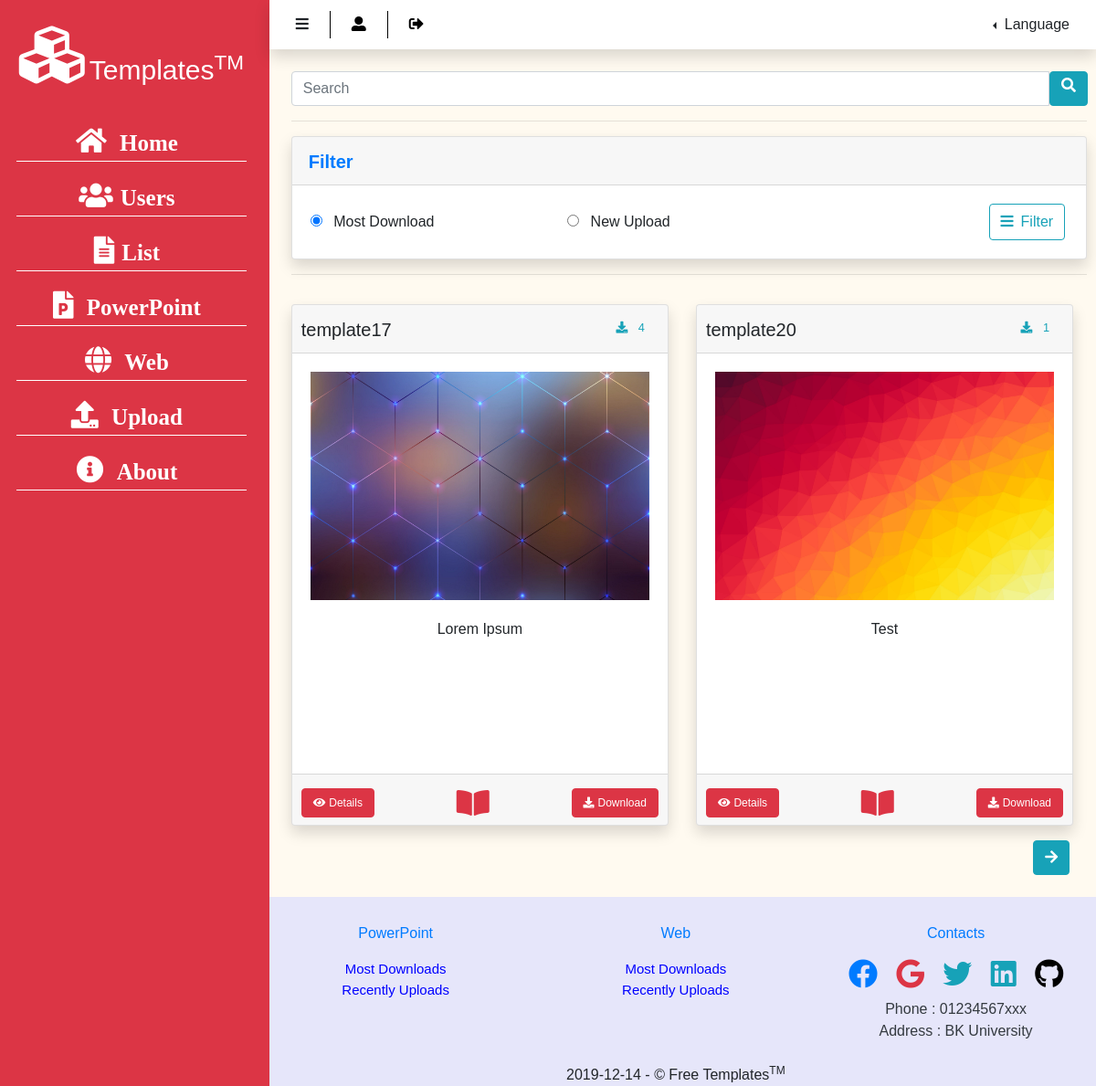
Screenshot of /powerpoint/page1&dls (signed in) with the database file from the repository.
### tables this page shows
CREATE TABLE `template` (
  `id` int(11) NOT NULL,
  `name` varchar(100) NOT NULL,
  `type` varchar(20) NOT NULL DEFAULT 'web',
  `uploader` int(11) NOT NULL,
  `downloads` int(10) DEFAULT 0,
  `description` mediumtext DEFAULT NULL,
  `upload_date` date DEFAULT curdate()
);

### model/template.php (the view, shortened to what this page needs)
<?php
    class template{
        private $table_name;
        private $conn;
        public function __construct($conn, $template_table = "template")
        {
            $this->table_name = $template_table;
            $this->conn = $conn;
        }
        function get($type, $limit, $offset, $mode){
            if($mode=="dls"){
                $sql = "select * from $this->table_name where type = '$type' order by downloads desc limit $limit offset $offset";
            }else{
                $sql = "select * from $this->table_name where type = '$type' order by upload_date desc  limit $limit offset $offset";
            }
            return mysqli_query($this->conn,$sql);
        }
        function getByType($type){
            $sql = "select * from $this->table_name where type ='$type'";
            return mysqli_query($this->conn,$sql);
        }
        static function render_ppt($result, $i){
            $name = $result["name"];
            $download = $result["downloads"];
            $path = "/assignment/image/preview/".$result["type"]."/".$name."/img1.jpg";
            $description = $result["description"];
            echo("<div class='col-xl-6 col-lg-6 col-mb-6 col-sm-12 pt-3'>
                        <div class='card shadow'>
                            <div class='card-header'>
                                <div class='row'>
                                    <div class='col-6 w-haft'>
                                        <h5 id='tp-name-$i'>$name</h5>
                                    </div>
                                    <div class='col-6 w-haft justify-content-end'>
                                        <small class='text-info'><i class='fa fa-download mr-2'></i> $download</small>
                                    </div>
                                </div>
                        </div>
                        <div class='card-body card-body-fixed'>
                            <img src='$path' alt='?' class='image-holder'>
                            <div class='description text-center'>
                                <p>$description</p>
                            </div>
                        </div>
                        <div class='card-footer text-center'>
                            <a class='btn btn-danger float-left item' href='/assignment/ppt-preview/$name'>
                                <i class='fas fa-eye pr-1'></i>Details
                            </a>
                            <i class='text-center fa fa-book-open fa-2x icon-danger'></i>
                            <a class='btn btn-danger float-right item' data-toggle='modal' data-target='#download-modal' id='download-btn-$i'>
                                <i class='fas fa-download pr-1'></i>Download
                            </a>
                        </div>
                    </div>
                </div>");
        }
    }

### template/powerpoint.php (shortened to what this page needs)
<!DOCTYPE html>
<html lang="en">
<head>
    <link href="/assignment/static/vendor/bootstrap/bootstrap.css" rel="stylesheet" type="text/css"/>
    <link href="/assignment/static/vendor/font-awesome/css/all.css" rel="stylesheet" type="text/css"/>
    <link href="/assignment/static/css/main.css" rel="stylesheet" type="text/css">
</head>
<body>
<div class="content shadow ml-2">
    <div class="row">
        <div class="col-sm-12 col-mb-3 col-lg-3 col-xl-3 sidebar bg-danger" id="sidebar">
            <?php
                include("fragment/sidebar.php");
            ?>
        </div>
        <div class="col-sm-12 col-mb-9 col-lg-9 col-xl-9 content" id="content">
            <?php
                include("fragment/topbar.php");
            ?>
            <div class="main-content my-4 ml-4">
                <?php
                    include_once("fragment/filter.php");
                    echo("<div class='row'>");
                    for($j=0;$j<$i;$j++){
                        template::render_ppt($templates["$j"],$j);
                    }
                    echo("</div>");
                    echo "<div class='row pt-3'>";
                    if($page>1){
                        $prev = $page-1;
                        echo "<div class='col-1'><a class='btn btn-info' href='/assignment/powerpoint/page$prev&$mode'><i class='fa fa-arrow-left icon-white'></i></a></div>";
                    }else{
                        echo "<div class='col-1'><a></a></div>";
                    }
                    if($r-($limit+$offset)>0){
                        $next = $page+1;
                        echo "<div class='col-10'></div>";
                        echo "<div class='col-1'>
                                    <a class='btn btn-info' href='/assignment/powerpoint/page$next&$mode'>
                                        <i class='fa fa-arrow-right icon-white'></i>
                                    </a>
                            </div>";
                    }
                    echo "</div>";
                ?>
            </div>
            <?php
                include("fragment/footer.php");
            ?>
        </div>
    </div>
</div>
</body>
</html>

### static/css/main.css (style rules this page uses)
* { box-sizing: border-box; }
body { height: 100%; font-family: "Geometr212 BkCn BT" ,sans-serif; }
html { scroll-behavior: smooth; }
.content { display: flex; background-color: floralwhite; padding: 0; flex-direction: column; }
.sidebar { padding: 0 15px 200px 15px; }
.item { text-align: center; color: lightgray; }
.w-haft { display: inline-flex; width: 50% !important; flex-direction: row; }
.main-content { flex: 1 0 auto; margin: 20px 10px 10px 10px; }
.card-header,.card-footer { padding: 15px 10px 5px 10px !important; }
.image-holder { height: 250px; max-width: 100%; width: max-content; max-height: 100%; transition: 1s; }
img { max-width: 100%; max-height: 100%; }
.description { margin-top: 20px; overflow-y: hidden; transition: 1s; height: 150px; }
a.normal-text, a.item { text-decoration: none !important; color: white !important; }
a.item { font-size: 12px; }
i.icon-danger { color: #dc3545 !important; }
i.icon-white { color: white !important; }
.row { margin-right: 0; }

### rows the page displays
template: name "template17", downloads "4", type+name (picture), description "Lorem Ipsum"
template: name "template20", downloads "1", type+name (picture), description "Test"

### other values shown
$l->{"home"} "Home"
$l->{"upload"} "Upload"
$l->{"about"} "About"
$l->{"lang"} "Language"
date("Y-m-d",$t) "2019-12-14"
